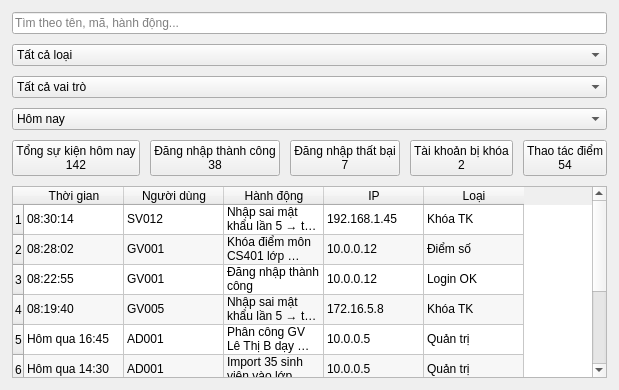
     <widget class="QWidget" name="pageLogSystem">
      <attribute name="title">
       <string>Log hệ thống</string>
      </attribute>
      <layout class="QVBoxLayout" name="pageLogSystemLayout">
       <property name="spacing">
        <number>10</number>
       </property>
       <property name="leftMargin">
        <number>12</number>
       </property>
       <property name="topMargin">
        <number>12</number>
       </property>
       <property name="rightMargin">
        <number>12</number>
       </property>
       <property name="bottomMargin">
        <number>12</number>
       </property>
       <item>
        <widget class="QLineEdit" name="txtLogSearch">
         <property name="placeholderText">
          <string>Tìm theo tên, mã, hành động...</string>
         </property>
        </widget>
       </item>
       <item>
        <widget class="QComboBox" name="cbLogType">
         <item><property name="text"><string>Tất cả loại</string></property></item>
         <item><property name="text"><string>Login OK</string></property></item>
         <item><property name="text"><string>Login Fail</string></property></item>
         <item><property name="text"><string>Khóa TK</string></property></item>
         <item><property name="text"><string>Điểm số</string></property></item>
         <item><property name="text"><string>Quản trị</string></property></item>
         <item><property name="text"><string>Hệ thống</string></property></item>
        </widget>
       </item>
       <item>
        <widget class="QComboBox" name="cbLogRole">
         <item><property name="text"><string>Tất cả vai trò</string></property></item>
         <item><property name="text"><string>Admin</string></property></item>
         <item><property name="text"><string>Giảng viên</string></property></item>
         <item><property name="text"><string>Sinh viên</string></property></item>
        </widget>
       </item>
       <item>
        <widget class="QComboBox" name="cbLogTime">
         <item><property name="text"><string>Hôm nay</string></property></item>
         <item><property name="text"><string>7 ngày qua</string></property></item>
         <item><property name="text"><string>Tất cả</string></property></item>
        </widget>
       </item>
       <item>
        <layout class="QHBoxLayout" name="logCards">
         <property name="spacing">
          <number>10</number>
         </property>
         <item><widget class="QPushButton" name="cardLogTong"><property name="text"><string>Tổng sự kiện hôm nay
142</string></property></widget></item>
         <item><widget class="QPushButton" name="cardLogOk"><property name="text"><string>Đăng nhập thành công
38</string></property></widget></item>
         <item><widget class="QPushButton" name="cardLogFail"><property name="text"><string>Đăng nhập thất bại
7</string></property></widget></item>
         <item><widget class="QPushButton" name="cardLogLock"><property name="text"><string>Tài khoản bị khóa
2</string></property></widget></item>
         <item><widget class="QPushButton" name="cardLogScore"><property name="text"><string>Thao tác điểm
54</string></property></widget></item>
        </layout>
       </item>
       <item>
        <widget class="QTableWidget" name="tbLogSystem">
         <property name="alternatingRowColors">
          <bool>true</bool>
         </property>
         <property name="rowCount">
          <number>9</number>
         </property>
         <property name="columnCount">
          <number>5</number>
         </property>
         <column><property name="text"><string>Thời gian</string></property></column>
         <column><property name="text"><string>Người dùng</string></property></column>
         <column><property name="text"><string>Hành động</string></property></column>
         <column><property name="text"><string>IP</string></property></column>
         <column><property name="text"><string>Loại</string></property></column>
         <item row="0" column="0"><property name="text"><string>08:30:14</string></property></item>
         <item row="0" column="1"><property name="text"><string>SV012</string></property></item>
         <item row="0" column="2"><property name="text"><string>Nhập sai mật khẩu lần 5 → tài khoản bị khóa tự động</string></property></item>
         <item row="0" column="3"><property name="text"><string>192.168.1.45</string></property></item>
         <item row="0" column="4"><property name="text"><string>Khóa TK</string></property></item>
         <item row="1" column="0"><property name="text"><string>08:28:02</string></property></item>
         <item row="1" column="1"><property name="text"><string>GV001</string></property></item>
         <item row="1" column="2"><property name="text"><string>Khóa điểm môn CS401 lớp CNTT03 — 34 sinh viên</string></property></item>
         <item row="1" column="3"><property name="text"><string>10.0.0.12</string></property></item>
         <item row="1" column="4"><property name="text"><string>Điểm số</string></property></item>
         <item row="2" column="0"><property name="text"><string>08:22:55</string></property></item>
         <item row="2" column="1"><property name="text"><string>GV001</string></property></item>
         <item row="2" column="2"><property name="text"><string>Đăng nhập thành công</string></property></item>
         <item row="2" column="3"><property name="text"><string>10.0.0.12</string></property></item>
         <item row="2" column="4"><property name="text"><string>Login OK</string></property></item>
         <item row="3" column="0"><property name="text"><string>08:19:40</string></property></item>
         <item row="3" column="1"><property name="text"><string>GV005</string></property></item>
         <item row="3" column="2"><property name="text"><string>Nhập sai mật khẩu lần 5 → tài khoản bị khóa tự động</string></property></item>
         <item row="3" column="3"><property name="text"><string>172.16.5.8</string></property></item>
         <item row="3" column="4"><property name="text"><string>Khóa TK</string></property></item>
         <item row="4" column="0"><property name="text"><string>Hôm qua 16:45</string></property></item>
         <item row="4" column="1"><property name="text"><string>AD001</string></property></item>
         <item row="4" column="2"><property name="text"><string>Phân công GV Lê Thị B dạy CS302 lớp CNTT02 / HK1-2024</string></property></item>
         <item row="4" column="3"><property name="text"><string>10.0.0.5</string></property></item>
         <item row="4" column="4"><property name="text"><string>Quản trị</string></property></item>
         <item row="5" column="0"><property name="text"><string>Hôm qua 14:30</string></property></item>
         <item row="5" column="1"><property name="text"><string>AD001</string></property></item>
         <item row="5" column="2"><property name="text"><string>Import 35 sinh viên vào lớp CNTT04 từ file Excel</string></property></item>
         <item row="5" column="3"><property name="text"><string>10.0.0.5</string></property></item>
         <item row="5" column="4"><property name="text"><string>Quản trị</string></property></item>
         <item row="6" column="0"><property name="text"><string>Hôm qua 10:12</string></property></item>
         <item row="6" column="1"><property name="text"><string>GV002</string></property></item>
         <item row="6" column="2"><property name="text"><string>Nhập điểm CS301 lớp CNTT02 — 38 sinh viên (đã lưu nháp)</string></property></item>
         <item row="6" column="3"><property name="text"><string>10.0.0.18</string></property></item>
         <item row="6" column="4"><property name="text"><string>Điểm số</string></property></item>
         <item row="7" column="0"><property name="text"><string>16/04 09:55</string></property></item>
         <item row="7" column="1"><property name="text"><string>SV001</string></property></item>
         <item row="7" column="2"><property name="text"><string>Đăng nhập thành công — xem bảng điểm cá nhân</string></property></item>
         <item row="7" column="3"><property name="text"><string>203.113.4.20</string></property></item>
         <item row="7" column="4"><property name="text"><string>Login OK</string></property></item>
         <item row="8" column="0"><property name="text"><string>16/04 09:50</string></property></item>
         <item row="8" column="1"><property name="text"><string>SV001</string></property></item>
         <item row="8" column="2"><property name="text"><string>Đăng nhập thất bại (sai mật khẩu) — lần 1/5</string></property></item>
         <item row="8" column="3"><property name="text"><string>203.113.4.20</string></property></item>
         <item row="8" column="4"><property name="text"><string>Login Fail</string></property></item>
        </widget>
       </item>
      </layout>
     </widget>
